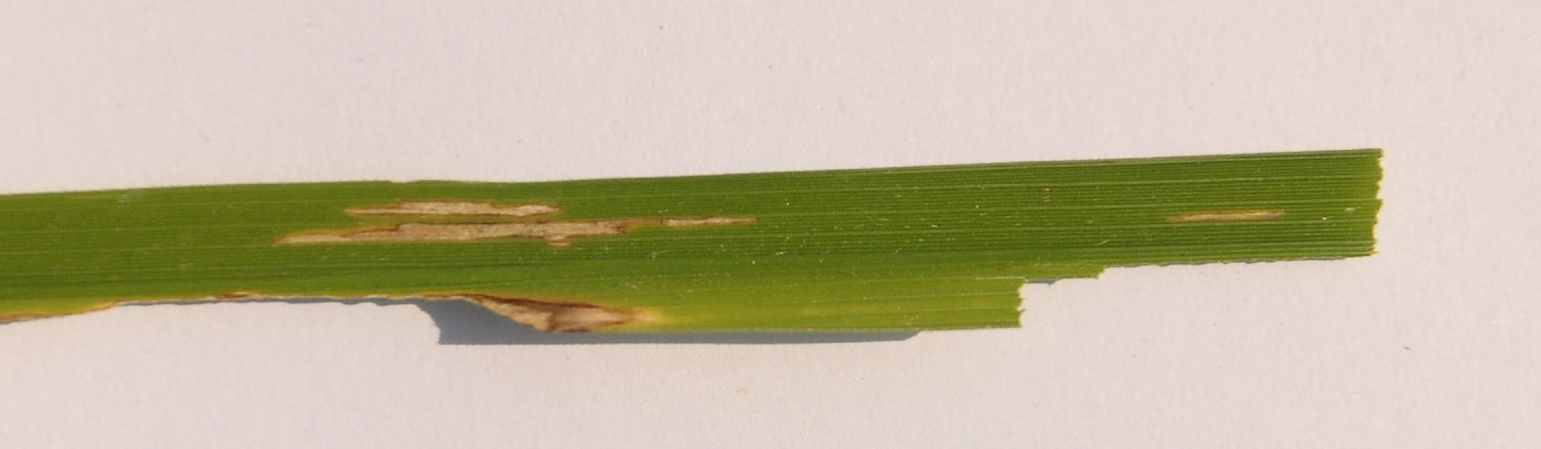
#> input picture leaf/bacterical disease/Bacterial leaf blight/DSC_0366.jpg, 3081 x 897 px (shown at 1/2 size); its folder holds only this picture in this run
$ jupyter execute --allow-errors 'Rice_Leaves_Disease_Detection_SVM (1).ipynb'   (shell and % lines are left out)
#> lines starting #> are read from the running program, lines starting #| are printed output that depends on the picture
[cell 1]
from pathlib import Path
import matplotlib.pyplot as plt
import numpy as np
from sklearn import svm, metrics, datasets
from sklearn.utils import Bunch
from sklearn.model_selection import GridSearchCV, train_test_split

from skimage.io import imread
from skimage.transform import resize
import skimage

[cell 2]
from google.colab import drive
#> (the rest of this cell did not finish here and is left out)

[cell 3]
def load_image_files(container_path, dimension=(104, 104)):

#> called with dimension = (104, 104)
    image_dir = Path(container_path)
    folders = [directory for directory in image_dir.iterdir() if directory.is_dir()]
    categories = [fo.name for fo in folders]
    descr = "Rice leaves disease detection using SVM"
    images = []
    flat_data = []
    target = []
    for i, direc in enumerate(folders):
        for file in direc.iterdir():
            img = skimage.io.imread(file)
#> img is the input picture: shape (897, 3081, 3); mean R, G, B 194, 185.1, 159.4
            img_resized = resize(img, dimension, anti_aliasing=True, mode='reflect')
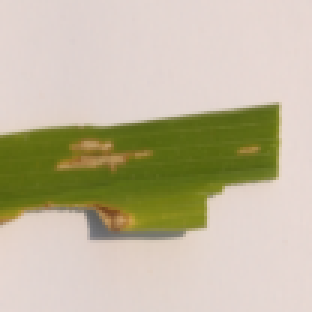
#> img_resized: shape (104, 104, 3) float64 (shown 3 times larger); mean R, G, B 0.761, 0.726, 0.625
            flat_data.append(img_resized.flatten())
            images.append(img_resized)
            target.append(i)
#> pass 2 of the loop in load_image_files, `for i, direc in enumerate(folders):`:
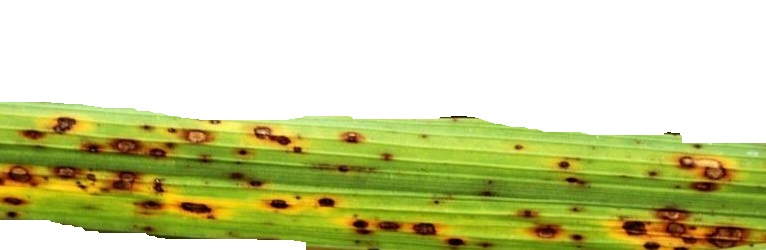
#> input picture leaf/bacterical disease/Brown spot/DSC_0100.jpg, 766 x 250 px
#> in load_image_files, img is the input picture: shape (250, 766, 3); mean R, G, B 202.8, 207, 151.5
#> in load_image_files, `img_resized = resize(img, dimension, anti_aliasing=True, mode='reflect')`:
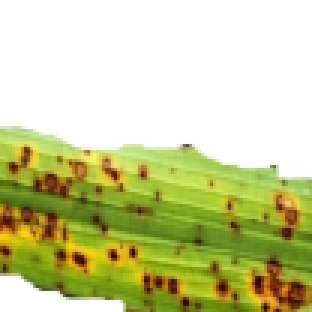
#> img_resized: shape (104, 104, 3) float64 (shown 3 times larger); mean R, G, B 0.795, 0.812, 0.594

    flat_data = np.array(flat_data)
    target = np.array(target)
    images = np.array(images)
    return Bunch(data=flat_data,
                 target=target,
                 target_names=categories,
                 images=images,
                 DESCR=descr)
